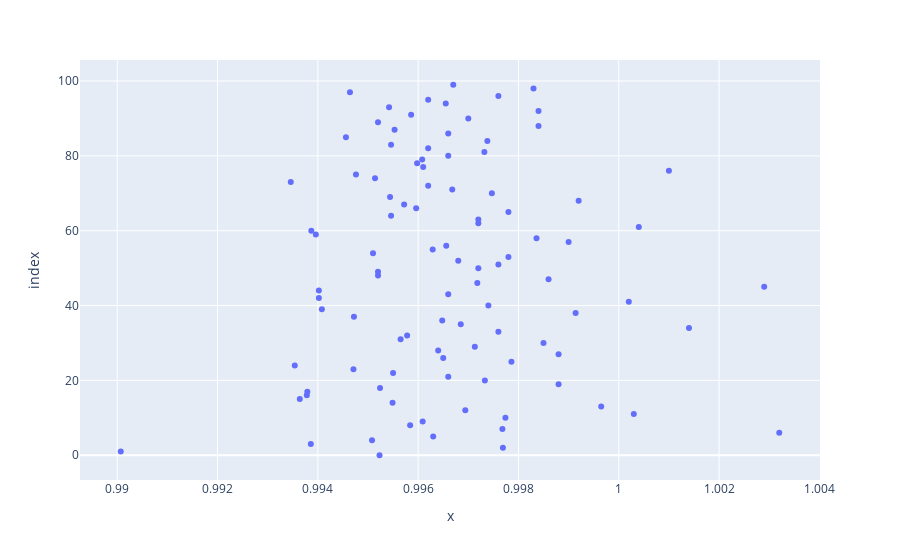

Notebook source saved alongside this figure:
### Code cell
# Visualize data
fig = px.scatter(x[:, 0], y[:, 0])
fig.show()
